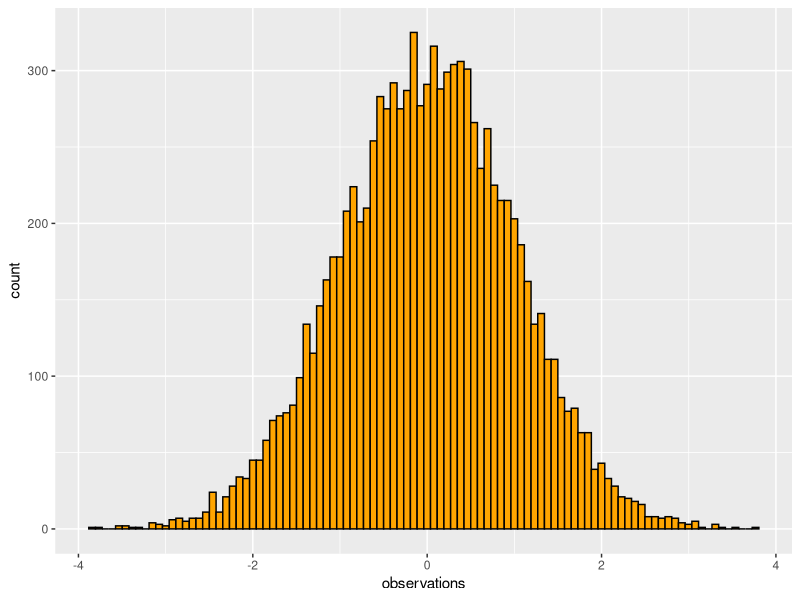
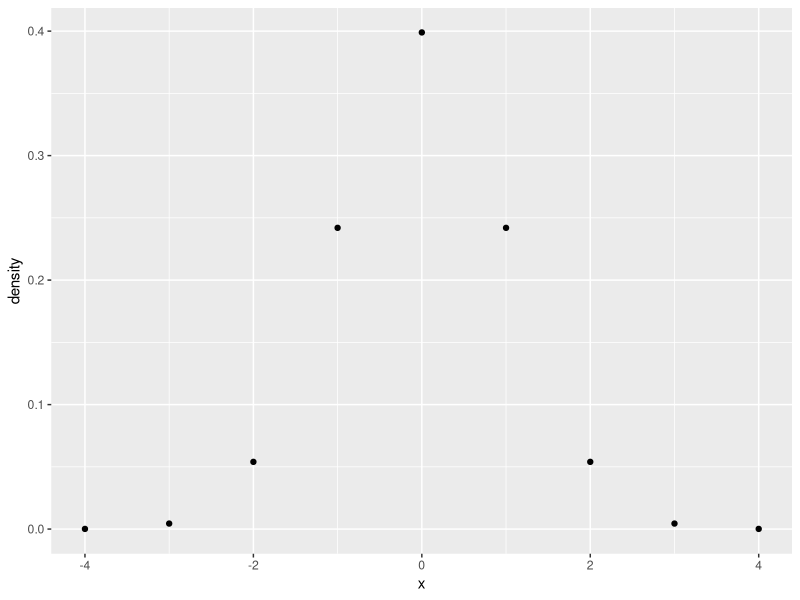
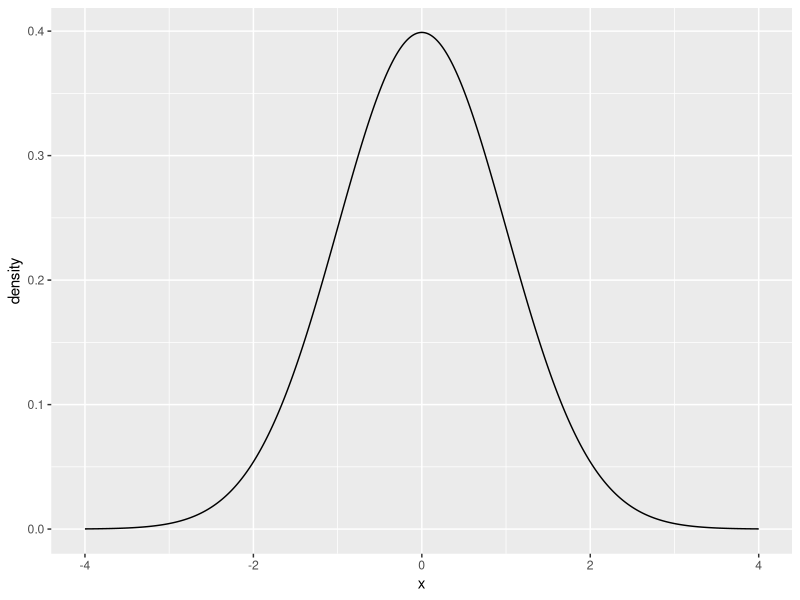
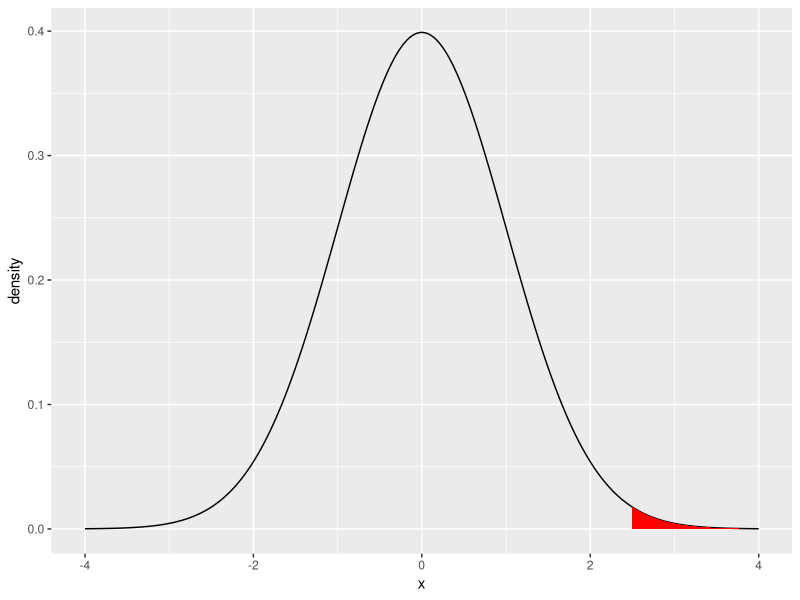
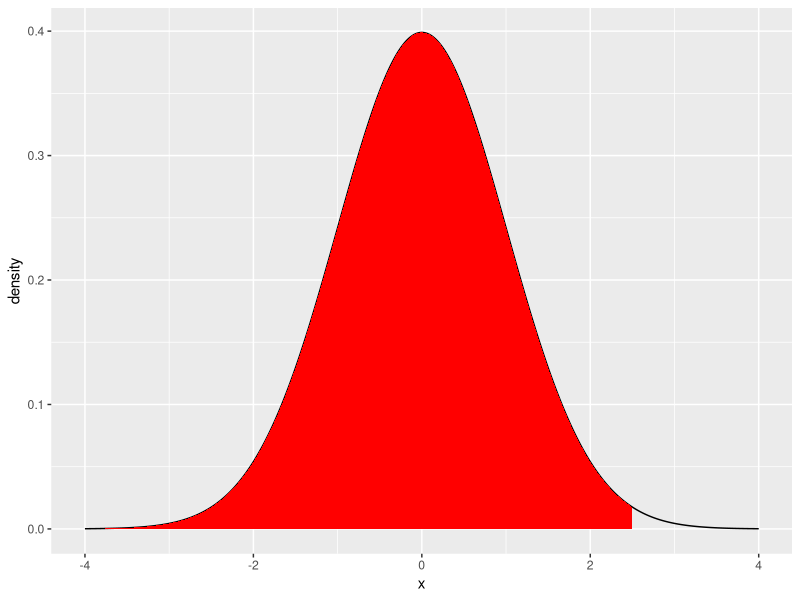
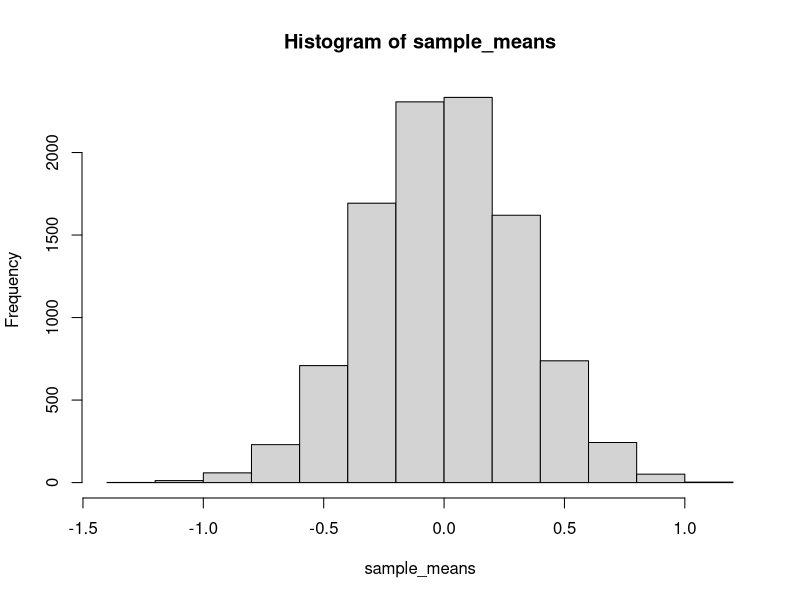

R code for these plots, in order:
## ---- chunk 1
knitr::opts_chunk$set(
  collapse = TRUE,
  comment = "#>"
)
## ---- chunk 2
rnorm(n=10, mean = 0, sd = 1)
## ---- chunk 3
library(ggplot2)
some_data <- data.frame(observations = rnorm(n=10000, mean = 0, sd = 1),
                        type = "A")

ggplot(some_data, aes(x=observations)) +
  geom_histogram(bins=100, color="black", 
                 fill= 'orange')

## ---- chunk 4
some_data$observations[some_data$observations > 2.5]
length(some_data$observations[some_data$observations > 2.5])
length(some_data$observations[some_data$observations > 2.5])/10000
## ---- chunk 5
rnorm(n=10, mean = 0, sd = 1)
## ---- chunk 6
library(ggplot2)
some_data <- data.frame(density = dnorm(-4:4, mean = 0, sd = 1),
                        x = -4:4)

knitr::kable(some_data)

ggplot(some_data, aes(x=x, y=density)) +
  geom_point()

## ---- chunk 7
some_data <- data.frame(density = dnorm(seq(-4,4,.001), mean = 0, sd = 1),
                        x = seq(-4,4,.001))

ggplot(some_data, aes(x=x, y=density)) +
  geom_line()

## ---- chunk 8
library(dplyr)
some_data <- data.frame(density = dnorm(seq(-4,4,.001), mean = 0, sd = 1),
                        x = seq(-4,4,.001))

region_data <- some_data %>%
  filter(x > 2.5)

ggplot(some_data, aes(x=x, y=density)) +
  geom_line()+
  geom_ribbon(data = region_data, 
              fill = "red",
              aes(ymin=0,ymax=density))
## ---- chunk 9
pnorm(2.5, mean=0, sd = 1)
## ---- chunk 10
some_data <- data.frame(density = dnorm(seq(-4,4,.001), mean = 0, sd = 1),
                        x = seq(-4,4,.001))
region_data <- some_data %>%
  filter(x < 2.5)

ggplot(some_data, aes(x=x, y=density)) +
  geom_line()+
  geom_ribbon(data = region_data, 
              fill = "red",
              aes(ymin=0,ymax=density))
## ---- chunk 11
1 - pnorm(2.5, mean=0, sd = 1)

pnorm(2.5, mean=0, sd = 1, lower.tail=FALSE)
## ---- chunk 12
qnorm(.25, mean= 0, sd =1)
## ---- chunk 13
qnorm(.5, mean= 0, sd =1)
## ---- chunk 14
qnorm(.05, mean= 0, sd =1, lower.tail = FALSE)
## ---- chunk 15
mean(rnorm(10, mean=0, sd =1))
## ---- chunk 16
mean(rnorm(10, mean=0, sd =1))
mean(rnorm(10, mean=0, sd =1))
mean(rnorm(10, mean=0, sd =1))
mean(rnorm(10, mean=0, sd =1))
mean(rnorm(10, mean=0, sd =1))
## ---- chunk 17
sample_means <- replicate(10000, mean(rnorm(10,0,1)))
hist(sample_means)
## ---- chunk 18
sample_means <- replicate(10000, mean(rnorm(10,0,1)))
sd(sample_means)
## ---- chunk 19
# simulation SEM
sample_means <- replicate(10000, mean(rnorm(10,0,1)))
sd(sample_means)

# analytic SEM

1/sqrt(10)

